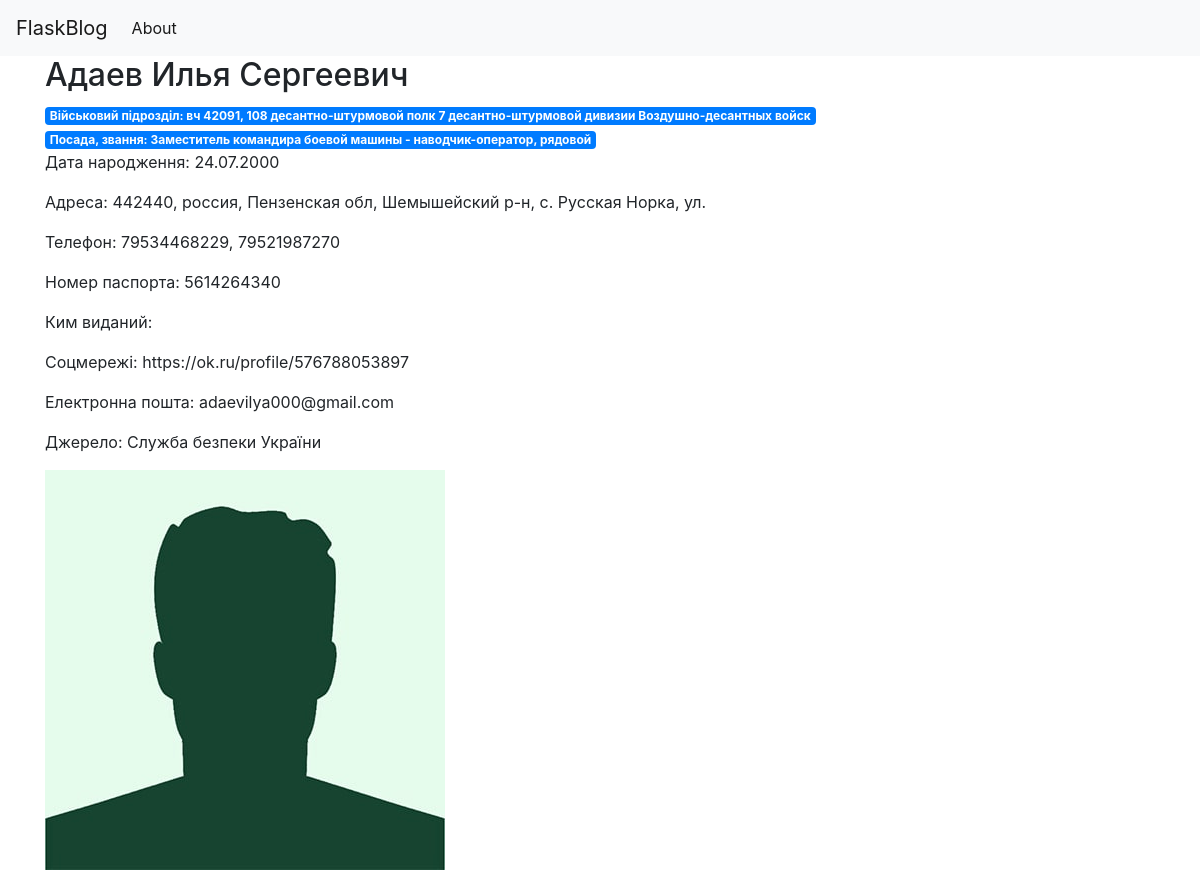
The page /5 on the database its author committed.
### tables this page shows
CREATE TABLE posts (
        id INTEGER PRIMARY KEY AUTOINCREMENT,
        created TIMESTAMP NOT NULL DEFAULT CURRENT_TIMESTAMP,
        FIO TEXT,
        DOB TEXT,
        Position TEXT,
        Unit TEXT,
        Passport TEXT,
        Passport_Issue_Date TEXT,
        Issued_By TEXT,
        Taxpayer_Number TEXT,
        Social_Security_Number TEXT,
        Address TEXT,
        Phone_Number TEXT,
        Social_Media TEXT,
        Email TEXT,
        Status TEXT,
        Verified TEXT,
        Source TEXT,
        Image_File TEXT
    );

### app.py (the view)
@app.route('/<int:post_id>')
def post(post_id):
    post = get_post(post_id)
    return render_template('post.html', post=post)

### app.py (called while the page is built)
def get_db_connection():
    conn = sqlite3.connect(db)
    conn.row_factory = sqlite3.Row
    return conn

def get_post(post_id):
    conn = get_db_connection()
    post = conn.execute('SELECT * FROM posts WHERE id = ?',
                        (post_id,)).fetchone()
    conn.close()
    if post is None:
        abort(404)
    return post

### templates/post.html (shortened to what this page needs)
{% extends 'base.html' %}
{% block content %}
    <h2>{% block title %} {{ post['FIO'] }} {% endblock %}</h2>
    <span class="badge badge-primary">Військовий підрозділ: {{ post['Unit'] }}</span>
    <span class="badge badge-primary">Посада, звання: {{ post['Position'] }}</span>
    <p>Дата народження: {{ post['DOB'] }}</p>
    <p>Адреса: {{ post['Address'] }}</p>
    <p>Телефон: {{ post['Phone_Number'] }}</p>
    <p>Номер паспорта: {{ post['Passport'] }}</p>
    <p>Ким виданий: {{ post['Issued_By'] }}</p>
    <p>Соцмережі: {{ post['Social_Media'] }}</p>
    <p>Електронна пошта: {{ post['Email'] }}</p>
    <p>Джерело: {{ post['Source'] }}</p>
    <img src="{{ url_for('static', filename='images/' + post['Image_File']) }}" alt="{{ post['FIO'] }} Image">
{% endblock %}

### rows shown on the page
posts: FIO "Адаев Илья Сергеевич", Unit "вч 42091, 108 десантно-штурмовой полк 7 десантно-штурмовой дивизии Воздушно-десантных войск", Position "Заместитель командира боевой машины - наводчик-оператор, рядовой", DOB "24.07.2000", Address "442440, россия, Пензенская обл, Шемышейский р-н, с. Русская Норка, ул.", Phone_Number "79534468229, 79521987270", Passport "5614264340", Social_Media "https://ok.ru/profile/576788053897", Email "adaevilya000@gmail.com", Source "Служба безпеки України", Image_File (placeholder picture)
